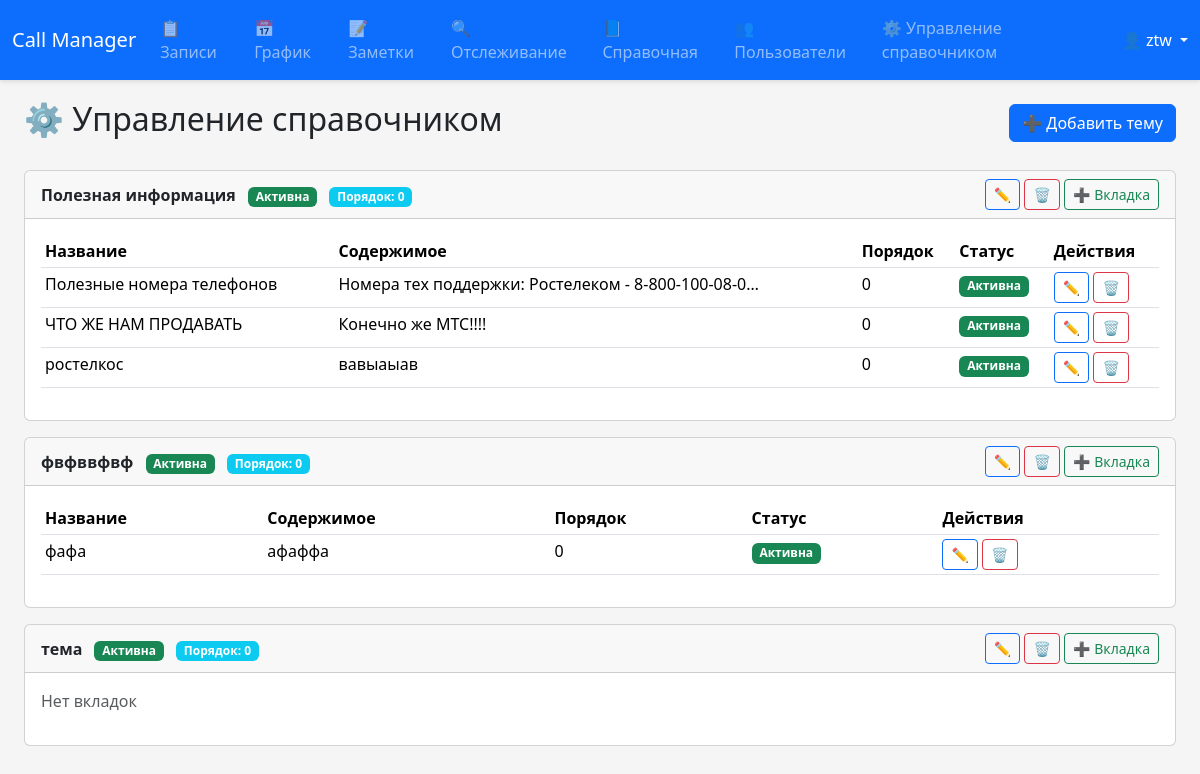
Page /help-admin/ (signed in) on the committed database.
### core/models.py (models this page shows, shortened)
class HelpTopic(models.Model):
    title = models.CharField(max_length=200, verbose_name='Название темы')
    order = models.PositiveIntegerField(default=0, verbose_name='Порядок')
    is_active = models.BooleanField(default=True, verbose_name='Активна')
    created_at = models.DateTimeField(auto_now_add=True)
    updated_at = models.DateTimeField(auto_now=True)
    class Meta:
        ordering = ['order', 'title']
        verbose_name = 'Справочная тема'
        verbose_name_plural = 'Справочные темы'

class HelpTab(models.Model):
    topic = models.ForeignKey(HelpTopic, on_delete=models.CASCADE, related_name='tabs', verbose_name='Тема')
    title = models.CharField(max_length=200, verbose_name='Название вкладки')
    content = models.TextField(verbose_name='Содержимое')
    order = models.PositiveIntegerField(default=0, verbose_name='Порядок')
    is_active = models.BooleanField(default=True, verbose_name='Активна')
    created_at = models.DateTimeField(auto_now_add=True)
    updated_at = models.DateTimeField(auto_now=True)
    class Meta:
        ordering = ['order', 'title']
        verbose_name = 'Вкладка справочника'
        verbose_name_plural = 'Вкладки справочника'

### core/views.py (the view)
# urls.py: path('help-admin/', views.admin_help_topics, name='admin_help_topics'),
@staff_member_required
def admin_help_topics(request):
    topics = HelpTopic.objects.all().prefetch_related('tabs').order_by('order')
    return render(request, 'help/admin_topics.html', {'topics': topics})

### templates/help/admin_topics.html (shortened to what this page needs)
{% extends 'base.html' %}
{% load static %}
{% block content %}
<div class="container-fluid">
    <div class="d-flex justify-content-between align-items-center mb-4">
        <h2>⚙️ Управление справочником</h2>
        <button class="btn btn-primary" id="addTopicBtn">➕ Добавить тему</button>
    </div>
    <div id="topics-list">
        {% for topic in topics %}
        <div class="card mb-3" data-topic-id="{{ topic.id }}">
            <div class="card-header d-flex justify-content-between align-items-center">
                <div>
                    <strong>{{ topic.title }}</strong>
                    <span class="badge {% if topic.is_active %}bg-success{% else %}bg-secondary{% endif %} ms-2">
                        {% if topic.is_active %}Активна{% else %}Неактивна{% endif %}
                    </span>
                    <span class="badge bg-info ms-2">Порядок: {{ topic.order }}</span>
                </div>
                <div>
                    <button class="btn btn-sm btn-outline-primary edit-topic-btn"
                            data-topic-id="{{ topic.id }}"
                            data-topic-title="{{ topic.title|escapejs }}"
                            data-topic-order="{{ topic.order }}"
                            data-topic-active="{{ topic.is_active|lower }}"
                            title="Редактировать тему">✏️</button>
                    <button class="btn btn-sm btn-outline-danger delete-topic-btn"
                            data-topic-id="{{ topic.id }}"
                            title="Удалить тему">🗑️</button>
                    <button class="btn btn-sm btn-outline-success add-tab-btn"
                            data-topic-id="{{ topic.id }}"
                            title="Добавить вкладку">➕ Вкладка</button>
                </div>
            </div>
            <div class="card-body">
                {% with tabs=topic.tabs.all %}
                    {% if tabs %}
                        <table class="table table-sm">
                            <thead>
                                <tr>
                                    <th>Название</th>
                                    <th>Содержимое</th>
                                    <th>Порядок</th>
                                    <th>Статус</th>
                                    <th>Действия</th>
                                </tr>
                            </thead>
                            <tbody>
                                {% for tab in tabs %}
                                <tr data-tab-id="{{ tab.id }}">
                                    <td>{{ tab.title }}</td>
                                    <td>{{ tab.content|truncatechars:50 }}</td>
                                    <td>{{ tab.order }}</td>
                                    <td>
                                        <span class="badge {% if tab.is_active %}bg-success{% else %}bg-secondary{% endif %}">
                                            {{ tab.is_active|yesno:"Активна,Неактивна" }}
                                        </span>
                                    </td>
                                    <td>
                                        <button class="btn btn-sm btn-outline-primary edit-tab-btn"
                                                data-tab-id="{{ tab.id }}"
                                                data-tab-title="{{ tab.title|escapejs }}"
                                                data-tab-content="{{ tab.content|escapejs }}"
                                                data-tab-order="{{ tab.order }}"
                                                data-tab-active="{{ tab.is_active|lower }}"
                                                title="Редактировать вкладку">✏️</button>
                                        <button class="btn btn-sm btn-outline-danger delete-tab-btn"
                                                data-tab-id="{{ tab.id }}"
                                                title="Удалить вкладку">🗑️</button>
                                    </td>
                                </tr>
                                {% endfor %}
                            </tbody>
                        </table>
                    {% else %}
                        <p class="text-muted">Нет вкладок</p>
                    {% endif %}
                {% endwith %}
            </div>
        </div>
        {% endfor %}
    </div>
</div>
{% endblock %}

### templates/base.html (shortened to what this page needs)
<!DOCTYPE html>
<html lang="ru">
<head>
    <link href="https://cdn.jsdelivr.net/npm/bootstrap@5.3.2/dist/css/bootstrap.min.css" rel="stylesheet">
    <link rel="stylesheet" href="https://cdn.jsdelivr.net/npm/bootstrap-icons@1.11.1/font/bootstrap-icons.css">
    {% load static %}
    <link rel="stylesheet" href="{% static 'css/style.css' %}">
</head>
<body>
    {% if user.is_authenticated %}
    <nav class="navbar navbar-expand-lg navbar-dark bg-primary">
        <div class="container-fluid">
            <a class="navbar-brand" href="{% url 'dashboard' %}">Call Manager</a>
            <div class="collapse navbar-collapse" id="navbarNav">
                <ul class="navbar-nav me-auto">
                    <li class="nav-item"><a class="nav-link" href="#" data-tab="calls">📋 Записи</a></li>
                    <li class="nav-item"><a class="nav-link" href="#" data-tab="schedule">📅 График</a></li>
                    <li class="nav-item"><a class="nav-link" href="#" data-tab="notes">📝 Заметки</a></li>
                    <li class="nav-item"><a class="nav-link" href="#" data-tab="tracking">🔍 Отслеживание</a></li>
                    <li class="nav-item"><a class="nav-link" href="{% url 'help_index' %}">📘 Справочная</a></li>
                    {% if user.is_staff %}
                    <li class="nav-item"><a class="nav-link" href="{% url 'admin_panel' %}">👥 Пользователи</a></li>
                    <li class="nav-item"><a class="nav-link" href="{% url 'admin_help_topics' %}">⚙️ Управление справочником</a></li>
                    {% endif %}
                </ul>
                <div class="dropdown">
                    <button class="btn btn-link nav-link dropdown-toggle text-white" type="button" id="userDropdown" data-bs-toggle="dropdown" aria-expanded="false">
                        👤 {{ user.username }}
                    </button>
                </div>
            </div>
        </div>
    </nav>
    {% endif %}
    <main class="container-fluid mt-3">
        {% block content %}{% endblock %}
    </main>
</body>
</html>

### static/css/style.css (style rules this page uses)
body { background-color: #f5f5f5; font-family: 'Segoe UI', Tahoma, Geneva, Verdana, sans-serif; transition: background-color 0.3s ease, color 0.3s ease; }
.navbar { margin-bottom: 20px; box-shadow: 0 2px 4px rgba(0,0,0,0.1); }

### rows in the picture
HelpTopic: title "Полезная информация", is_active "Активна", order "0"
HelpTab: title "Полезные номера телефонов", content "Номера тех поддержки: Ростелеком - 8-800-100-08-0…", order "0", is_active "Активна"
HelpTab: title "ЧТО ЖЕ НАМ ПРОДАВАТЬ", content "Конечно же МТС!!!!", order "0", is_active "Активна"
HelpTab: title "ростелкос", content "вавыаыав", order "0", is_active "Активна"
HelpTopic: title "фвфввфвф", is_active "Активна", order "0"
HelpTab: title "фафа", content "афаффа", order "0", is_active "Активна"
HelpTopic: title "тема", is_active "Активна", order "0", shows "Нет вкладок"

### other values in the picture
{{ user.username }} "ztw"
